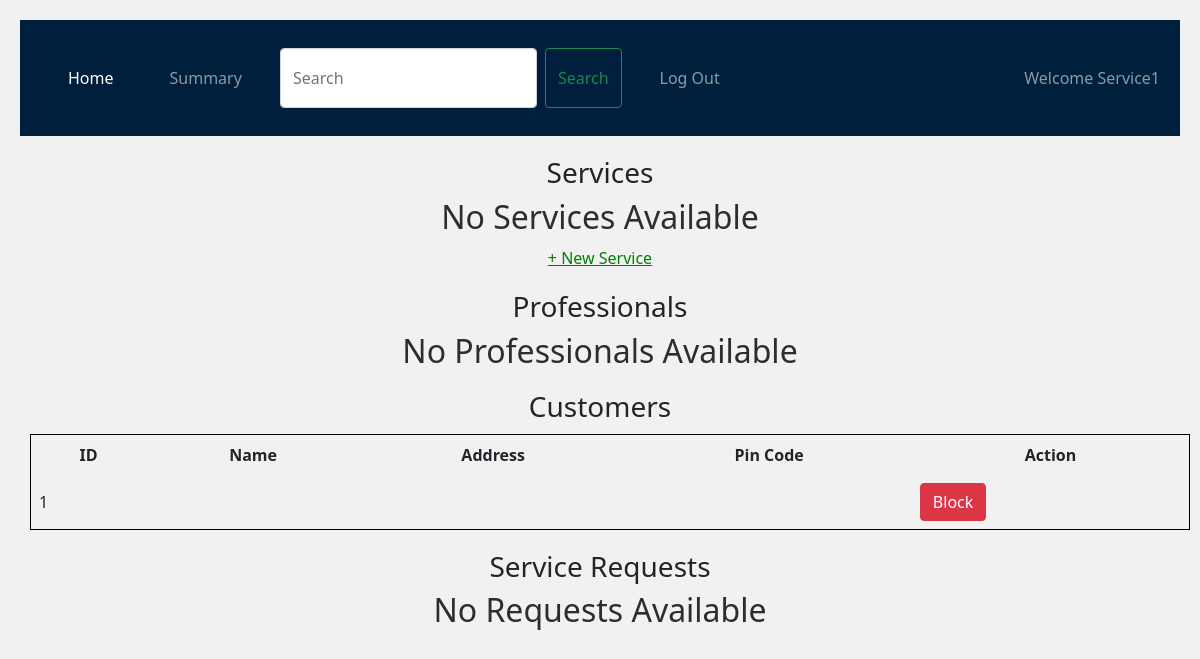
The page /admin_dashboard/Service1 on the database as committed earlier.
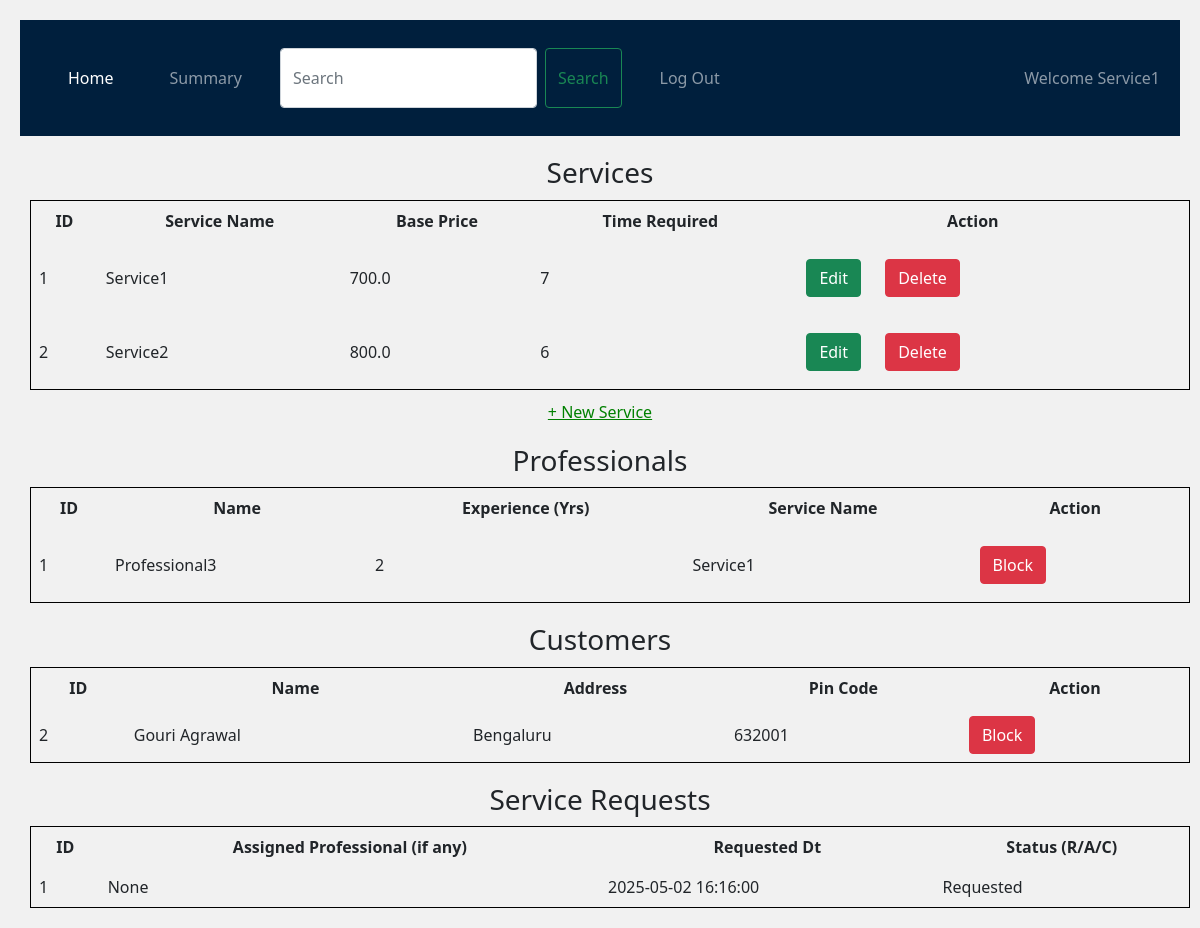
The same page on the database as committed later.
### backend/models.py (models this page shows)
class User(db.Model):
	__tablename__="user"
	id=db.Column(db.Integer,primary_key=True)
	email=db.Column(db.String,unique=True,nullable=False)
	password=db.Column(db.String,nullable=False)
	role=db.Column(db.Integer,nullable=False, default=1)
	name=db.Column(db.String,nullable=False)
	address=db.Column(db.String,nullable=False)
	pin_code=db.Column(db.Integer,nullable=False)
	service_req=db.relationship("Service_Request",cascade="all,delete",backref="user",lazy=True)

class Service(db.Model):
	__tablename__="service"
	id=db.Column(db.Integer,primary_key=True)
	name=db.Column(db.String,nullable=False)
	price=db.Column(db.Float,nullable=False,default=0.0)
	time_required=db.Column(db.Integer,default=0)
	description=db.Column(db.String,nullable=False)
	service_req=db.relationship("Service_Request",cascade="all,delete",backref="service",lazy=True)
	service_prof=db.relationship("Professional",cascade="all,delete",backref="services",lazy=True)

class Professional(db.Model):
	__tablename__="professional"
	id=db.Column(db.Integer,primary_key=True)
	email=db.Column(db.String,unique=True,nullable=False)
	password=db.Column(db.String,nullable=False)
	role=db.Column(db.Integer,nullable=False, default=2)
	name=db.Column(db.String,nullable=False)
	service=db.Column(db.String,nullable=False)
	service_id=db.Column(db.Integer,db.ForeignKey("service.id"),nullable=False)
	experience=db.Column(db.Integer,nullable=False)
	address=db.Column(db.String,nullable=False)
	pin_code=db.Column(db.Integer,nullable=False)
	rating=db.Column(db.Float,default=0.0)
	resume_url=db.Column(db.String,nullable=False)
	is_approved=db.Column(db.String,default="No")
	service_req=db.relationship("Service_Request",cascade="all,delete",backref="professional",lazy=True)

class Service_Request(db.Model):
	__tablename__="service_request"
	id=db.Column(db.Integer,primary_key=True)
	service_name=db.Column(db.String,nullable=False)
	service_id=db.Column(db.Integer,db.ForeignKey("service.id"),nullable=False)
	customer_id=db.Column(db.Integer,db.ForeignKey("user.id"),nullable=False)
	professional_id=db.Column(db.Integer,db.ForeignKey("professional.id"),nullable=False)
	dor=db.Column(db.DateTime,nullable=False)
	doc=db.Column(db.DateTime)
	status=db.Column(db.String,default="Requested")
	additional_request=db.Column(db.String)
	feedback=db.Column(db.String)

### backend/controllers.py (the view)
@app.route("/admin_dashboard/<name>")
def admin_dashboard(name):
    services=get_services()
    professionals=get_professionals()
    service_requests=get_requests()
    customers=get_customers()
    return render_template("admin_dashboard.html",name=name,services=services,professionals=professionals,service_requests=service_requests,customers=customers)

### backend/controllers.py (called while the page is built)
def get_services():
    services=Service.query.all()
    return services

def get_professionals():
    professionals=Professional.query.all()
    return professionals

def get_requests():
    service_requests=Service_Request.query.all()
    return service_requests

def get_customers():
    customers=User.query.all()
    return customers

### templates/admin_dashboard.html (shortened to what this page needs)
  {% extends "admin_layout.html" %}
  {% block content  %}
        <div class="section">
            <h3>Services</h3>
            {% if services %}
            <table>
                <thead>
                    <tr>
                        <th>ID</th>
                        <th>Service Name</th>
                        <th>Base Price</th>
                        <th>Time Required</th>
                        <th>Action<th></th></th>
                    </tr>
                </thead>
                {% for service in services %}
                <tbody>
                    <tr>
                        <td>{{service.id}}</td>
                        <td>{{service.name}}</td>
                        <td>{{service.price}}</td>
                        <td>{{service.time_required}}</td>
                        <td><a href="/edit_service/{{service.id}}/{{name}}"  type="button"  class="btn btn-success">Edit</a>
                           <a href="/delete_service/{{service.id}}/{{name}}" type="button" class="btn btn-danger">Delete</a></td>
                    </tr>
                </tbody>
                {% endfor %}
            </table>
            {% else %}
                <h2 class="center">No Services Available</h2>
            {% endif %}
            <a href="/service/{{name}}" class="add-service">+ New Service</a>
        </div>
        <div class="section">
            <h3>Professionals</h3>
            {% if professionals %}
            <table>
                <thead>
                    <tr>
                        <th>ID</th>
                        <th>Name</th>
                        <th>Experience (Yrs)</th>
                        <th>Service Name</th>
                        <th>Action</th>
                    </tr>
                </thead>
                {% for professional in professionals  %}
                <tbody>
                    <tr>
                        <td>{{professional.id}}</td>
                        <td>{{professional.name}}</td>
                        <td>{{professional.experience}}</td>
                        <td>{{professional.service}}</td>
                        <td>
                            <a href="/delete_prof/{{professional.id}}/{{name}}" type="button" class="btn btn-danger">Block</a></td>
                    </tr>
                </tbody>
                {% endfor %}
            </table>
            {% else %}
                <h2 class="center">No Professionals Available</h2>
            {% endif %}
        </div>
        <div class="section">
            <h3>Customers</h3>
            {% if customers %}
            <table>
                <thead>
                    <tr>
                        <th>ID</th>
                        <th>Name</th>
                        <th>Address</th>
                        <th>Pin Code</th>
                        <th>Action</th>
                    </tr>
                </thead>
                {% for customer in customers  %}
                {% if customer.role==1 %}
                <tbody>
                    <tr>
                        <td>{{customer.id}}</td>
                        <td>{{customer.name}}</td>
                        <td>{{customer.address}}</td>
                        <td>{{customer.pin_code}}</td>
                        <td>
                            <button type="button" href="#" class="btn btn-danger">Block</button></td>
                    </tr>
                </tbody>
                {% endif %}
                {% endfor %}
            </table>
            {% else %}
                <h2 class="center">No Customer Available</h2>
            {% endif %}
        </div>
        <div class="section">
            <h3>Service Requests</h3>
            {% if service_requests %}
            <table>
                <thead>
                    <tr>
                        <th>ID</th>
                        <th>Assigned Professional (if any)</th>
                        <th>Requested Dt</th>
                        <th>Status (R/A/C)</th>
                    </tr>
                </thead>
                {% for service_request in service_requests %}
                <tbody>
                    <tr>
                        <td>{{service_request.id}}</td>
                        <td>{{service_request.feedback}}</td>
                        <td>{{service_request.dor}}</td>
                        <td>{{service_request.status}}</td>
                    </tr>
                </tbody>
                {% endfor %}
            </table>
            {% else %}
                <h2 class="center"> No Requests Available</h2>
            {% endif %}
        </div>
        {% endblock  %}

### templates/admin_layout.html (shortened to what this page needs)
<!DOCTYPE html>
<html lang="en">
<head>
    <link rel="stylesheet" href="/static/styles/main.css">
    <link href="https://cdn.jsdelivr.net/npm/bootstrap@5.0.2/dist/css/bootstrap.min.css" rel="stylesheet">
</head>
<body style="background:#f1f1f1">
    <nav class="navbar navbar-expand-sm navbar-dark"style="background-color:#001f3d";>
                <div class = "collapse navbar-collapse" id="navbarText">
                    <ul class="navbar-nav me-auto mb-2 mb-lg-0">
                        <li class="nav-item">
                            <a class="nav-link active" aria-current="page" href="#">Home</a>
                          </li>
                      <li class="nav-item">
                        <a class="nav-link " aria-current="page" href="/admin_summary">Summary</a>
                      </li>
                      <form class="d-flex" method="POST" action="/search/{{name}}">
                        <input class="form-control me-2" type="search" placeholder="Search" aria-label="Search" name="search_txt",id="search_txt">
                        <button class="btn btn-outline-success" type="submit">Search</button>
                      </form>
                      <li class="nav-item">
                        <a class="nav-link" href="/login">Log Out</a>
                      </li>
                    </ul>
                    <span class="navbar-text">
                        Welcome {{name}}
                    </span>
                </div>
    </nav>
    {% block content  %}
    {% endblock  %}
</body>
</html>

### static/styles/main.css (style rules this page uses)
* { margin: 10px; }
body { font-family: Arial, sans-serif; margin: 20px; text-align: center; }
.section { margin-top: 20px; }
table { width: 100%; border-collapse: collapse; margin-top: 10px; }
table, th, td { border: 1px solid black; }
th, td { padding: 8px; text-align: left; }
.add-service { color: green; margin-top: 10px; display: block; }

Rows that differ between the two databases and show on the page:
no longer on this page (row edited): User: id "1"
added Service: id "1", name "Service1", price "700.0", time_required "7"
added Service: id "2", name "Service2", price "800.0", time_required "6"
added Professional: id "1", name "Professional3", experience "2", service "Service1"
added User: id "2", name "Gouri Agrawal", address "Bengaluru", pin_code "632001"
added Service_Request: id "1", feedback "None", dor "2025-05-02 16:16:00", status "Requested"
Other text that changed with them:
text no longer shown: "No Services Available No Professionals Available No Requests Available"
text now shown: "ID Service Name Base Price Time Required Action ID Name Experience (Yrs) Service Name Action ID Assigned Professional (if any) Requested Dt Status (R/A/C)"
